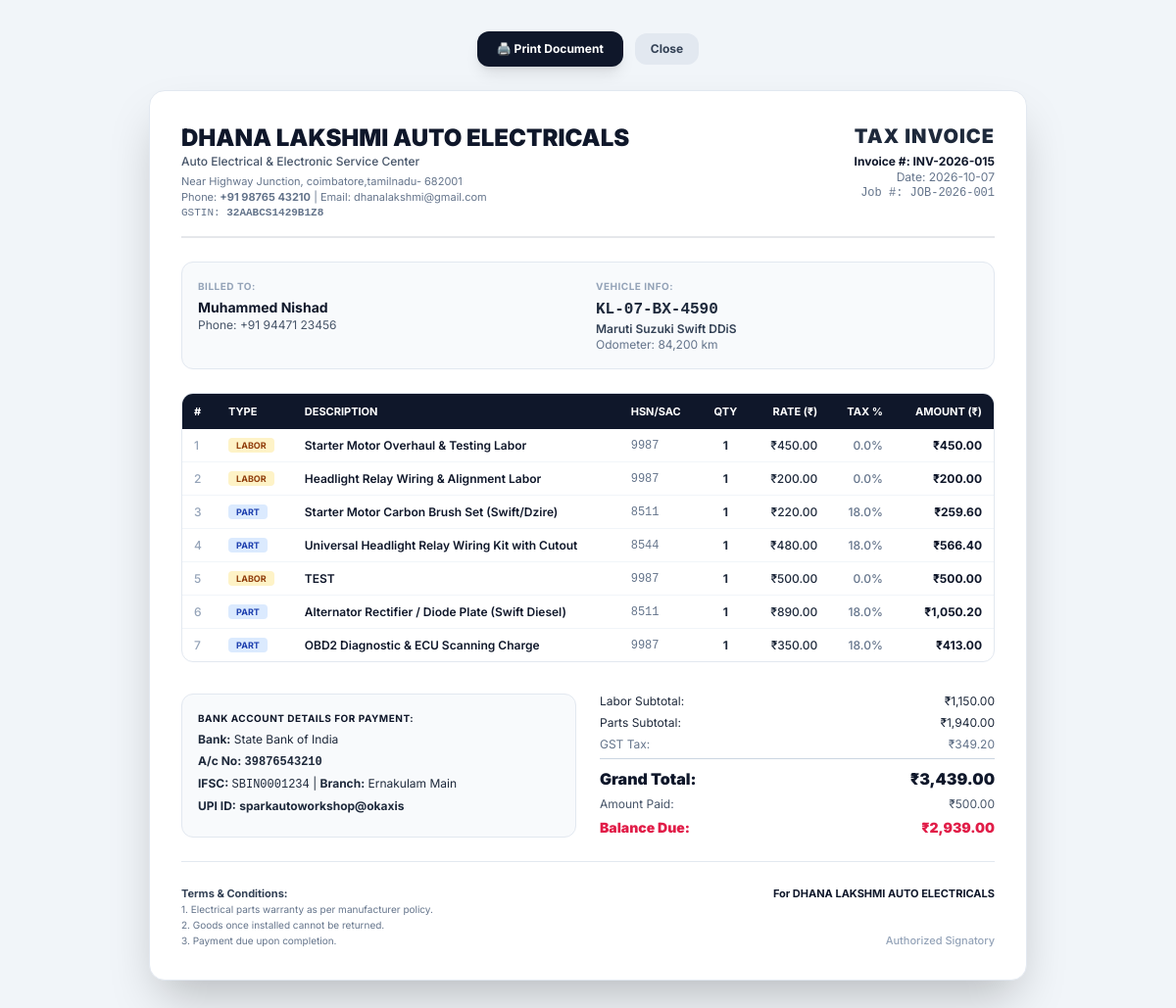
/invoices/prof_e4bf5104/print, run on the app's committed database.
### tables this page shows
CREATE TABLE workshop_profile (
        id TEXT PRIMARY KEY,
        name TEXT NOT NULL,
        subtitle TEXT,
        owner_name TEXT,
        phone TEXT NOT NULL,
        email TEXT,
        address TEXT NOT NULL,
        gstin TEXT,
        upi_id TEXT NOT NULL,
        bank_name TEXT,
        bank_account_no TEXT,
        bank_ifsc TEXT,
        bank_branch TEXT,
        currency TEXT DEFAULT '₹',
        terms TEXT,
        created_at TEXT,
        updated_at TEXT
    , language TEXT DEFAULT 'en', master_pin TEXT DEFAULT '1234', logo_url TEXT, upi_payee_name TEXT, gst_slabs TEXT DEFAULT '["0", "5", "12", "18", "28"]', default_state TEXT DEFAULT 'Kerala (32)', default_gst_type TEXT DEFAULT 'INTRA_STATE', tax_regime TEXT DEFAULT 'REGULAR_GST', round_off_enabled INTEGER DEFAULT 1, tenant_id TEXT DEFAULT 'tenant_1', client_code TEXT DEFAULT '');

CREATE TABLE "invoices" (
    id TEXT PRIMARY KEY,
    tenant_id TEXT DEFAULT 'tenant_1',
    invoice_number TEXT NOT NULL,
    invoice_date TEXT NOT NULL,
    invoice_type TEXT DEFAULT 'JOB_SERVICE',
    job_card_id TEXT,
    job_number TEXT,
    customer_id TEXT,
    customer_name TEXT NOT NULL,
    customer_phone TEXT NOT NULL,
    customer_address TEXT,
    customer_gstin TEXT,
    vehicle_reg_no TEXT,
    vehicle_make_model TEXT,
    odometer INTEGER DEFAULT 0,
    subtotal_labor REAL DEFAULT 0.0,
    subtotal_parts REAL DEFAULT 0.0,
    taxable_subtotal REAL DEFAULT 0.0,
    cgst_total REAL DEFAULT 0.0,
    sgst_total REAL DEFAULT 0.0,
    igst_total REAL DEFAULT 0.0,
    tax_total REAL DEFAULT 0.0,
    discount_amount REAL DEFAULT 0.0,
    round_off REAL DEFAULT 0.0,
    grand_total REAL DEFAULT 0.0,
    amount_paid REAL DEFAULT 0.0,
    balance_due REAL DEFAULT 0.0,
    payment_status TEXT DEFAULT 'PENDING',
    payment_mode TEXT DEFAULT 'UPI',
    bank_account_id TEXT,
    upi_ref_no TEXT,
    upi_payment_link TEXT,
    whatsapp_sent INTEGER DEFAULT 0,
    notes TEXT,
    created_at TEXT,
    updated_at TEXT,
    is_interstate INTEGER DEFAULT 0, place_of_supply TEXT DEFAULT 'Kerala (32)', status TEXT DEFAULT 'ACTIVE',
    UNIQUE(tenant_id, invoice_number)
);

CREATE TABLE invoice_items (
        id TEXT PRIMARY KEY,
        invoice_id TEXT NOT NULL,
        item_type TEXT DEFAULT 'PART',
        item_id TEXT,
        barcode TEXT,
        name TEXT NOT NULL,
        hsn_sac TEXT DEFAULT '8536',
        quantity INTEGER DEFAULT 1,
        unit_price REAL DEFAULT 0.0,
        tax_rate REAL DEFAULT 18.0,
        taxable_amount REAL DEFAULT 0.0,
        cgst_amount REAL DEFAULT 0.0,
        sgst_amount REAL DEFAULT 0.0,
        total_price REAL DEFAULT 0.0,
        technician_name TEXT
    , unit TEXT DEFAULT 'pcs', part_number TEXT DEFAULT '', cgst_rate REAL DEFAULT 0.0, sgst_rate REAL DEFAULT 0.0, igst_rate REAL DEFAULT 0.0, igst_amount REAL DEFAULT 0.0);

### main.py (the view)
@app.get("/invoice/{invoice_id}/print", response_class=HTMLResponse)
@app.get("/invoices/{invoice_id}/print", response_class=HTMLResponse)
async def print_invoice_page(request: Request, invoice_id: str, format: Optional[str] = "a4"):
    if format == "pdf":
        return RedirectResponse(url=f"/api/invoices/{invoice_id}/pdf", status_code=303)
    conn = db.get_db_connection()
    cursor = conn.cursor()
    cursor.execute("SELECT * FROM invoices WHERE id = ?", (invoice_id,))
    inv_row = cursor.fetchone()
    if not inv_row:
        conn.close()
        raise HTTPException(status_code=404, detail="Invoice not found")
    invoice = dict(inv_row)
    cursor.execute("SELECT * FROM invoice_items WHERE invoice_id = ?", (invoice_id,))
    items = [dict(r) for r in cursor.fetchall()]
    conn.close()
    workshop = get_current_workshop(request=request, tenant_id=invoice.get("tenant_id"))
    vpa = workshop.get("upi_id", "sparkautoworkshop@okaxis")
    invoice["subtotal_labor"] = float(invoice.get("subtotal_labor") or 0.0)
    invoice["subtotal_parts"] = float(invoice.get("subtotal_parts") or 0.0)
    invoice["tax_total"] = float(invoice.get("tax_total") or 0.0)
    invoice["discount_amount"] = float(invoice.get("discount_amount") or 0.0)
    invoice["grand_total"] = float(invoice.get("grand_total") or 0.0)
    invoice["amount_paid"] = float(invoice.get("amount_paid") or 0.0)
    invoice["balance_due"] = float(invoice.get("balance_due") or 0.0)
    raw_odo = invoice.get("odometer")
    invoice["odometer_str"] = f"{int(raw_odo):,} km" if (raw_odo and str(raw_odo).strip().isdigit() and int(raw_odo) > 0) else ""
    for itm in items:
        itm["unit_price"] = float(itm.get("unit_price") or 0.0)
        itm["total_price"] = float(itm.get("total_price") or 0.0)
        itm["tax_rate"] = float(itm.get("tax_rate") or 0.0)
    grand_total = invoice["grand_total"]
    balance_due = invoice["balance_due"]
    pay_amount = balance_due if balance_due > 0 else grand_total
    upi_link = invoice.get("upi_payment_link") or generate_upi_link(vpa, workshop.get("name", "Auto Workshop"), pay_amount, f"Inv_{invoice.get('invoice_number')}")
    upi_qr_url = generate_upi_qr_data_url(upi_link)
    return templates.TemplateResponse(
        request=request,
        name="print_invoice.html",
        context={
            "invoice": invoice,
            "items": items,
            "workshop": workshop,
            "upi_qr_url": upi_qr_url,
            "print_format": format or "a4"
        }
    )

### templates/print_invoice.html (shortened to what this page needs)
<!DOCTYPE html>
<html lang="en">
<head>
    <script src="https://cdn.tailwindcss.com"></script>
    <link rel="stylesheet" href="/static/css/custom.css">
</head>
<body class="bg-slate-100 min-h-screen py-8 px-4 flex flex-col items-center">
    <div class="no-print mb-6 flex items-center gap-3">
        <button onclick="window.print()" class="px-5 py-2.5 bg-slate-900 text-white font-bold text-xs rounded-xl shadow-lg hover:bg-slate-800 transition">
            🖨️ Print Document
        </button>
        <button onclick="window.close()" class="px-4 py-2 bg-slate-200 text-slate-700 font-bold text-xs rounded-xl hover:bg-slate-300 transition">
            Close
        </button>
    </div>
    {% if print_format == 'thermal' %}
    <div class="thermal-receipt bg-white p-4 shadow-xl border border-slate-200 text-slate-900 font-mono text-[11px] leading-tight max-w-[80mm] w-full">
        <div class="text-center pb-2 border-b border-dashed border-slate-400 space-y-1">
            <h2 class="font-black text-sm uppercase">{{ workshop.name }}</h2>
            <p class="text-[10px]">{{ workshop.subtitle }}</p>
            <p class="text-[9px]">{{ workshop.address }}</p>
            <p class="text-[9px]">Ph: {{ workshop.phone }} | GST: {{ workshop.gstin or 'N/A' }}</p>
        </div>
        <div class="py-2 border-b border-dashed border-slate-400 text-[10px] space-y-0.5">
            <p><b>INV #:</b> {{ invoice.invoice_number }}</p>
            <p><b>DATE:</b> {{ invoice.invoice_date }}</p>
            <p><b>VEHICLE:</b> {{ invoice.vehicle_reg_no or 'Counter Sale' }}</p>
            <p><b>CUSTOMER:</b> {{ invoice.customer_name }}</p>
        </div>
        <table class="w-full text-left text-[10px] my-2">
            <thead>
                <tr class="border-b border-slate-400 font-bold">
                    <th class="py-1">ITEM</th>
                    <th class="py-1 text-center">QTY</th>
                    <th class="py-1 text-right">AMT</th>
                </tr>
            </thead>
            <tbody class="divide-y divide-dotted divide-slate-300">
                {% for itm in items %}
                <tr>
                    <td class="py-1">{{ itm.name }}</td>
                    <td class="py-1 text-center">{{ itm.quantity }}</td>
                    <td class="py-1 text-right">₹{{ itm.total_price | currency }}</td>
                </tr>
                {% endfor %}
            </tbody>
        </table>
        <div class="py-2 border-t border-dashed border-slate-400 text-[10px] space-y-1">
            <div class="flex justify-between"><span>Labor:</span><span>₹{{ invoice.subtotal_labor | currency }}</span></div>
            <div class="flex justify-between"><span>Parts:</span><span>₹{{ invoice.subtotal_parts | currency }}</span></div>
            {% if invoice.discount_amount and (invoice.discount_amount | float > 0) %}
            <div class="flex justify-between"><span>Discount:</span><span>- ₹{{ invoice.discount_amount | currency }}</span></div>
            {% endif %}
            <div class="flex justify-between font-black text-xs pt-1 border-t border-slate-400">
                <span>TOTAL:</span><span>₹{{ invoice.grand_total | currency }}</span>
            </div>
            <div class="flex justify-between"><span>Paid:</span><span>₹{{ invoice.amount_paid | currency }}</span></div>
            {% if invoice.balance_due and (invoice.balance_due | float > 0) %}
            <div class="flex justify-between font-bold text-rose-600"><span>Due:</span><span>₹{{ invoice.balance_due | currency }}</span></div>
            {% endif %}
        </div>
        {% if upi_qr_url %}
        <div class="text-center py-2 border-t border-dashed border-slate-400 space-y-1">
            <p class="text-[9px] font-bold">SCAN TO PAY VIA GPAY / PHONEPE</p>
            <img src="{{ upi_qr_url }}" class="w-28 h-28 mx-auto">
            <p class="text-[8px] font-mono">{{ workshop.upi_id }}</p>
        </div>
        {% endif %}
        <div class="text-center pt-2 border-t border-dashed border-slate-400 text-[9px]">
            <p>Thank you! Visit again.</p>
        </div>
    </div>
    {% else %}
    <div class="bg-white p-8 rounded-2xl shadow-2xl border border-slate-200 max-w-4xl w-full text-slate-800 text-xs space-y-6">
        <div class="flex items-start justify-between border-b-2 border-primary-600 pb-4">
            <div>
                <h1 class="text-2xl font-black text-slate-900">{{ workshop.name }}</h1>
                <p class="text-xs text-slate-600 font-medium">{{ workshop.subtitle }}</p>
                <p class="text-[11px] text-slate-500 mt-1">{{ workshop.address }}</p>
                <p class="text-[11px] text-slate-500">Phone: <b>{{ workshop.phone }}</b> | Email: {{ workshop.email }}</p>
                <p class="text-[11px] text-slate-500 font-mono">GSTIN: <b>{{ workshop.gstin or 'N/A' }}</b></p>
            </div>
            <div class="text-right">
                <span class="text-xl font-black text-primary-700 tracking-wider">TAX INVOICE</span>
                <p class="text-xs font-bold text-slate-900 mt-1">Invoice #: {{ invoice.invoice_number }}</p>
                <p class="text-xs text-slate-500">Date: {{ invoice.invoice_date }}</p>
                <p class="text-xs text-slate-500 font-mono">Job #: {{ invoice.job_number or 'Direct Counter' }}</p>
            </div>
        </div>
        <div class="grid grid-cols-2 gap-4 bg-slate-50 p-4 rounded-xl border border-slate-200">
            <div>
                <span class="font-bold text-slate-400 uppercase tracking-wider text-[10px] block mb-1">Billed To:</span>
                <p class="font-bold text-slate-900 text-sm">{{ invoice.customer_name }}</p>
                <p class="text-slate-600">Phone: {{ invoice.customer_phone }}</p>
            </div>
            <div>
                <span class="font-bold text-slate-400 uppercase tracking-wider text-[10px] block mb-1">Vehicle Info:</span>
                <p class="font-mono font-bold text-primary-700 text-base">{{ invoice.vehicle_reg_no or 'Counter Sale' }}</p>
                <p class="text-slate-700 font-semibold">{{ invoice.vehicle_make_model or '' }}</p>
                {% if invoice.odometer_str %}<p class="text-slate-500">Odometer: {{ invoice.odometer_str }}</p>{% endif %}
            </div>
        </div>
        <div class="overflow-x-auto border border-slate-200 rounded-xl">
            <table class="w-full text-left">
                <thead class="bg-slate-900 text-white font-bold text-[11px] uppercase">
                    <tr>
                        <th class="py-2.5 px-3">#</th>
                        <th class="py-2.5 px-3">Type</th>
                        <th class="py-2.5 px-3">Description</th>
                        <th class="py-2.5 px-3">HSN/SAC</th>
                        <th class="py-2.5 px-3 text-center">Qty</th>
                        <th class="py-2.5 px-3 text-right">Rate (₹)</th>
                        <th class="py-2.5 px-3 text-right">Tax %</th>
                        <th class="py-2.5 px-3 text-right">Amount (₹)</th>
                    </tr>
                </thead>
                <tbody class="divide-y divide-slate-100 font-medium">
                    {% for itm in items %}
                    <tr>
                        <td class="py-2 px-3 text-slate-400">{{ loop.index }}</td>
                        <td class="py-2 px-3"><span class="px-2 py-0.5 rounded text-[9px] font-bold {% if itm.item_type == 'LABOR' %}bg-amber-100 text-amber-800{% else %}bg-blue-100 text-blue-800{% endif %}">{{ itm.item_type }}</span></td>
                        <td class="py-2 px-3 font-semibold text-slate-900">{{ itm.name }}</td>
                        <td class="py-2 px-3 font-mono text-slate-500">{{ itm.hsn_sac }}</td>
                        <td class="py-2 px-3 text-center font-bold">{{ itm.quantity }}</td>
                        <td class="py-2 px-3 text-right">₹{{ itm.unit_price | currency }}</td>
                        <td class="py-2 px-3 text-right text-slate-500">{{ itm.tax_rate }}%</td>
                        <td class="py-2 px-3 text-right font-bold text-slate-900">₹{{ itm.total_price | currency }}</td>
                    </tr>
                    {% endfor %}
                </tbody>
            </table>
        </div>
        <div class="grid grid-cols-2 gap-6 pt-2">
            <div class="bg-slate-50 p-4 rounded-xl border border-slate-200 text-xs space-y-1.5">
                <p class="font-bold text-slate-900 uppercase tracking-wider text-[10px]">Bank Account Details for Payment:</p>
                <p><b>Bank:</b> {{ workshop.bank_name }}</p>
                <p><b>A/c No:</b> <span class="font-mono font-bold">{{ workshop.bank_account_no }}</span></p>
                <p><b>IFSC:</b> <span class="font-mono">{{ workshop.bank_ifsc }}</span> | <b>Branch:</b> {{ workshop.bank_branch }}</p>
                <p><b>UPI ID:</b> <span class="font-bold text-primary-700">{{ workshop.upi_id }}</span></p>
            </div>
            <div class="space-y-1.5 text-xs text-right">
                <div class="flex justify-between"><span>Labor Subtotal:</span><span>₹{{ invoice.subtotal_labor | currency }}</span></div>
                <div class="flex justify-between"><span>Parts Subtotal:</span><span>₹{{ invoice.subtotal_parts | currency }}</span></div>
                {% if invoice.tax_total and (invoice.tax_total | float > 0) %}
                <div class="flex justify-between text-slate-500"><span>GST Tax:</span><span>₹{{ invoice.tax_total | currency }}</span></div>
                {% endif %}
                <div class="flex justify-between font-black text-base pt-2 border-t border-slate-300 text-slate-900">
                    <span>Grand Total:</span><span class="text-primary-700">₹{{ invoice.grand_total | currency }}</span>
                </div>
                <div class="flex justify-between text-slate-600"><span>Amount Paid:</span><span>₹{{ invoice.amount_paid | currency }}</span></div>
                {% if invoice.balance_due and (invoice.balance_due | float > 0) %}
                <div class="flex justify-between font-black text-rose-600 text-sm"><span>Balance Due:</span><span>₹{{ invoice.balance_due | currency }}</span></div>
                {% endif %}
            </div>
        </div>
        <div class="pt-6 border-t border-slate-200 flex items-end justify-between text-[11px] text-slate-500">
            <div>
                <p class="font-bold text-slate-700">Terms & Conditions:</p>
                <p class="whitespace-pre-line text-[10px]">{{ workshop.terms }}</p>
            </div>
            <div class="text-right">
                <p class="font-bold text-slate-900">For {{ workshop.name }}</p>
                <p class="mt-8 text-slate-400 font-medium">Authorized Signatory</p>
            </div>
        </div>
    </div>
    {% endif %}
</body>
</html>

### static/css/custom.css (style rules this page uses)
body { font-family: 'Inter', system-ui, -apple-system, sans-serif; }

### data on the page
workshop_profile: name "DHANA LAKSHMI AUTO ELECTRICALS", subtitle "Auto Electrical & Electronic Service Center", address "Near Highway Junction, coimbatore,tamilnadu- 682001", phone "+91 98765 43210", email "dhanalakshmi@gmail.com", gstin "32AABCS1429B1Z8", bank_name "State Bank of India", bank_account_no "39876543210", bank_ifsc "SBIN0001234", bank_branch "Ernakulam Main", upi_id "sparkautoworkshop@okaxis", terms "1. Electrical parts warranty as per manufacturer policy. 2. Goods once installed cannot be returned. 3. Payment due upon completion."
invoices: invoice_number "INV-2026-015", invoice_date "2026-10-07", job_number "JOB-2026-001", customer_name "Muhammed Nishad", customer_phone "+91 94471 23456", vehicle_reg_no "KL-07-BX-4590", vehicle_make_model "Maruti Suzuki Swift DDiS", subtotal_labor "1,150.00", subtotal_parts "1,940.00", tax_total "349.20", grand_total "3,439.00", amount_paid "500.00", balance_due "2,939.00"
invoice_items: item_type "LABOR", name "Starter Motor Overhaul & Testing Labor", hsn_sac "9987", quantity "1", unit_price "450.00", tax_rate "0.0", total_price "450.00"
invoice_items: item_type "LABOR", name "Headlight Relay Wiring & Alignment Labor", hsn_sac "9987", quantity "1", unit_price "200.00", tax_rate "0.0", total_price "200.00"
invoice_items: item_type "PART", name "Starter Motor Carbon Brush Set (Swift/Dzire)", hsn_sac "8511", quantity "1", unit_price "220.00", tax_rate "18.0", total_price "259.60"
invoice_items: item_type "PART", name "Universal Headlight Relay Wiring Kit with Cutout", hsn_sac "8544", quantity "1", unit_price "480.00", tax_rate "18.0", total_price "566.40"
invoice_items: item_type "LABOR", name "TEST", hsn_sac "9987", quantity "1", unit_price "500.00", tax_rate "0.0", total_price "500.00"
invoice_items: item_type "PART", name "Alternator Rectifier / Diode Plate (Swift Diesel)", hsn_sac "8511", quantity "1", unit_price "890.00", tax_rate "18.0", total_price "1,050.20"
invoice_items: item_type "PART", name "OBD2 Diagnostic & ECU Scanning Charge", hsn_sac "9987", quantity "1", unit_price "350.00", tax_rate "18.0", total_price "413.00"

### other printed values
{{ invoice.odometer_str }} "84,200 km"
